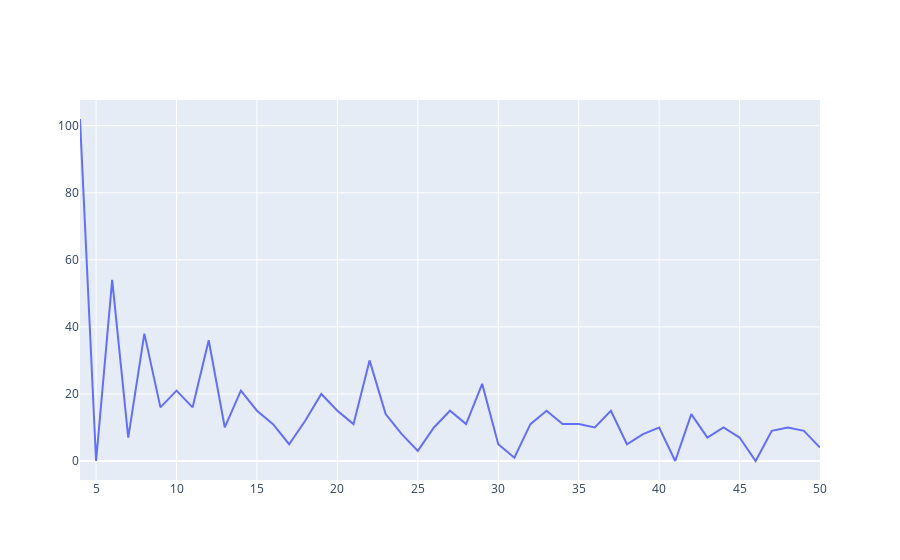
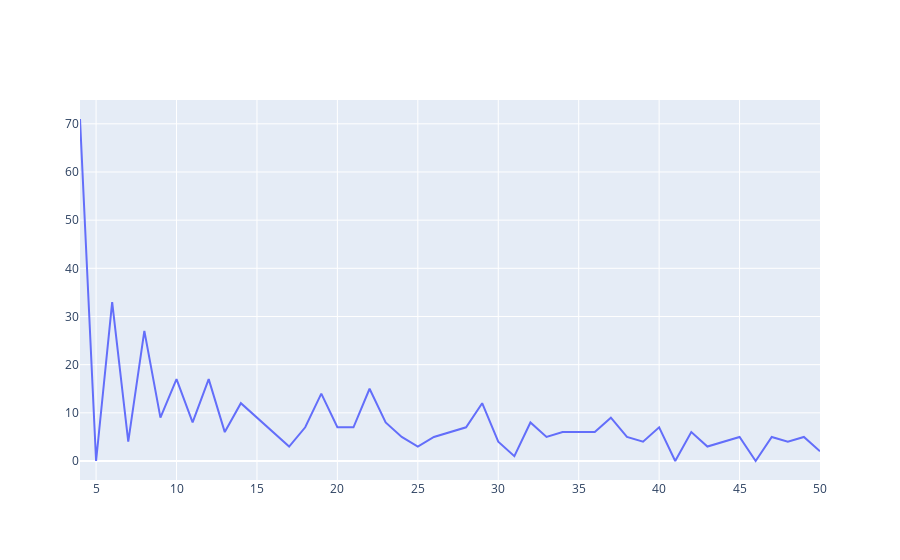

Notebook code for these charts, in order:
### Code cell
syntheticTaut = synthetic[synthetic["formulaIsTautology"]==1]
graphDataQuality(syntheticTaut)

syntheticTaut1 = synthetic1[synthetic1["formulaIsTautology"]==1]
graphDataQuality(syntheticTaut1)

### Figure 1 — Plotly figure (JSON) as saved in the notebook; plotly's stock layout.template omitted (floating-point values rounded to 4 significant figures)
{"data": [{"name": "formulas count", "type": "scatter", "x": [4, 5, 6, 7, 8, 9, 10, 11, 12, 13, 14, 15, 16, 17, 18, 19, 20, 21, 22, 23, 24, 25, 26, 27, 28, 29, 30, 31, 32, 33, 34, 35, 36, 37, 38, 39, 40, 41, 42, 43, 44, 45, 46, 47, 48, 49, 50], "y": [102, 0, 54, 7, 38, 16, 21, 16, 36, 10, 21, 15, 11, 5, 12, 20, 15, 11, 30, 14, 8, 3, 10, 15, 11, 23, 5, 1, 11, 15, 11, 11, 10, 15, 5, 8, 10, 0, 14, 7, 10, 7, 0, 9, 10, 9, 4]}], "layout": {}}

### Figure 2 — Plotly figure (JSON) as saved in the notebook; plotly's stock layout.template omitted (floating-point values rounded to 4 significant figures)
{"data": [{"name": "formulas count", "type": "scatter", "x": [4, 5, 6, 7, 8, 9, 10, 11, 12, 13, 14, 15, 16, 17, 18, 19, 20, 21, 22, 23, 24, 25, 26, 27, 28, 29, 30, 31, 32, 33, 34, 35, 36, 37, 38, 39, 40, 41, 42, 43, 44, 45, 46, 47, 48, 49, 50], "y": [71, 0, 33, 4, 27, 9, 17, 8, 17, 6, 12, 9, 6, 3, 7, 14, 7, 7, 15, 8, 5, 3, 5, 6, 7, 12, 4, 1, 8, 5, 6, 6, 6, 9, 5, 4, 7, 0, 6, 3, 4, 5, 0, 5, 4, 5, 2]}], "layout": {}}
